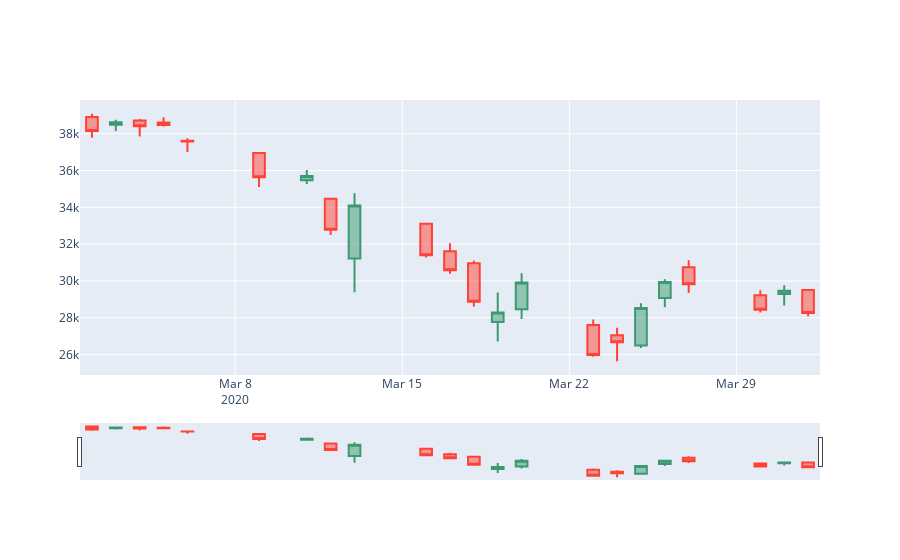

Notebook code for this chart:
### Code cell
temp = sensex_data['2020-03-01':'2020-04-01']
fig = go.Figure(data=[go.Candlestick(x=temp['Date'],
                open=temp['Open'],
                high=temp['High'],
                low=temp['Low'],
                close=temp['Close'])])

fig.show()
